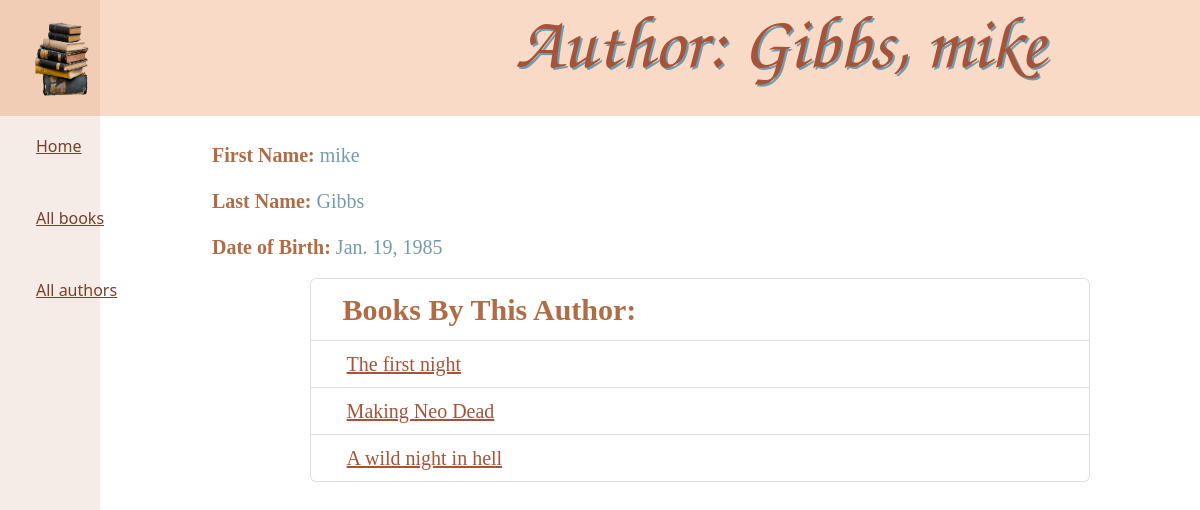
The page /catalog/author/2 on the database as committed earlier.
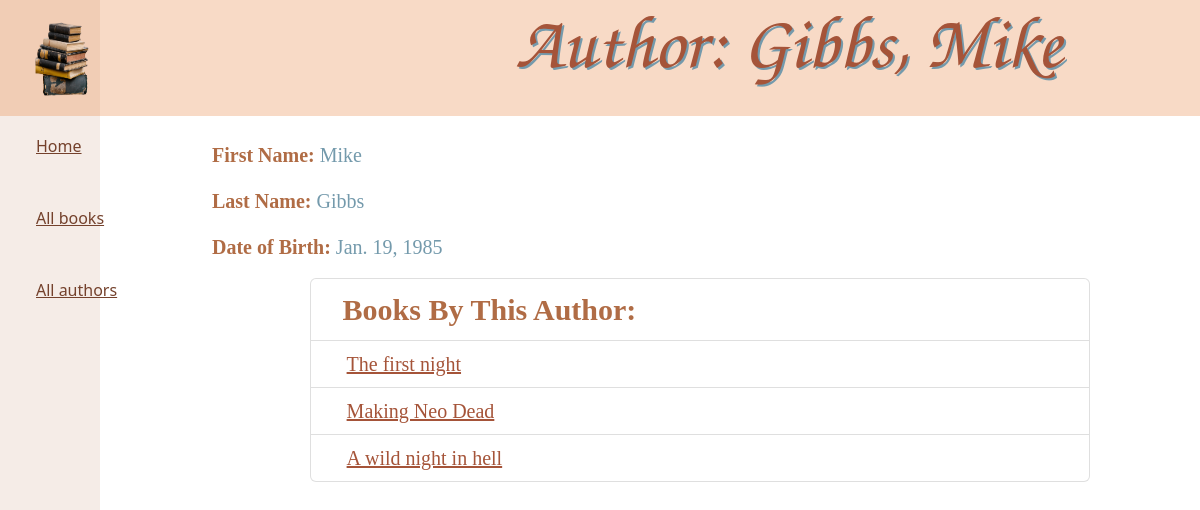
The same page on the database as committed later.
### catalog/models.py (models this page shows, shortened)
class Author(models.Model):
    first_name = models.CharField(max_length=100)
    last_name = models.CharField(max_length=100)
    date_of_birth = models.DateField(null=True, blank=True)
    date_of_death = models.DateField('Died', null=True, blank=True)
    class Meta:
        ordering = ['last_name']

### catalog/views.py (the view)
# urls.py: path("author/<int:pk>", views.AuthorDetailView.as_view(), name="author-detail"),
class AuthorDetailView(generic.DetailView):
    model = Author
    template_name = "author_detail.html"

### catalog/models.py (called while the page is built)
    def __str__(self):
        return self.title

    def get_absolute_url(self):
        return reverse('book-detail', args=[str(self.id)])

### catalog/templates/author_detail.html
{% extends "base_generic.html" %}
{% block header %}
  <h1 style="padding-right: 100px; font-size: 75px;"> Author: {{ author.last_name }}, {{ author.first_name }} </h1>
                 {% endblock %}
{% block content %}
  <p><strong>First Name:</strong> {{ author.first_name }}</p>
  <p><strong>Last Name:</strong> {{ author.last_name }}</p>
  <p><strong>Date of Birth:</strong> {{ author.date_of_birth }}</p>
  <ul class="list-group">
<li class="list-group-item center_body middle" style="background-color: #ffffff30"><strong class="m-3" style="font-size: 30px;">Books By This Author:</strong></li>
{% for book in author.book_set.all %}
<li class="list-group-item center_body middle" style="background-color: #ffffff30">
        <a style=" color: #a55439" class="center_body middle" href="{{ book.get_absolute_url }}">{{ book }}</a>
      </li>
{% endfor %}
  </ul>
{% endblock %}

Rows that differ between the two databases and show on the page:
changed Author "Gibbs": first_name "mike" → "Mike"
